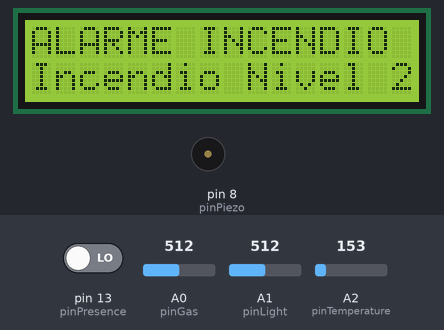
Simulated run of this sketch. Board: Arduino Uno, built with avr-gcc and run on an emulated ATmega328P. Shown: 16×2 character LCD, buzzer (waves = sounding, pin HIGH). Inputs (shaded band) come from the test bench; at power-on: pin 13 (pinPresence) LOW, A1 (pinLight) = 512, A2 (pinTemperature) = 153, A0 (pinGas) = 512. What the sketch prints to the serial monitor is not drawn.

Above: at 1.2 s.
1.3 s: pin 13 (pinPresence) driven HIGH
At 3.2 s:
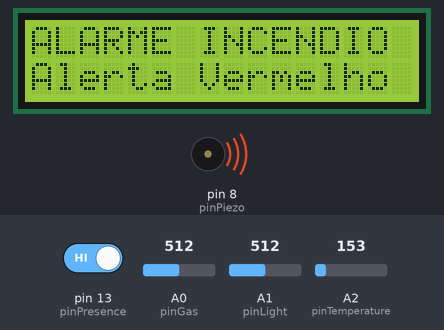
5.6 s: A1 (pinLight) set to 167
7.4 s: A1 (pinLight) set to 137
At 9.6 s:
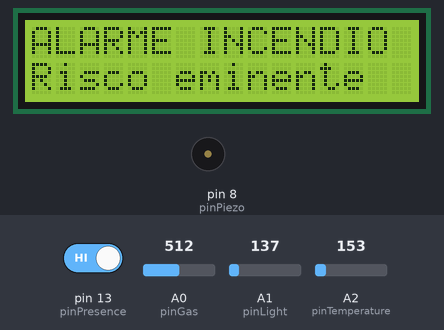
10.0 s: A2 (pinTemperature) set to 130
At 11.4 s:
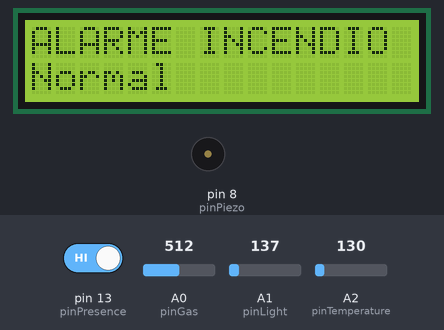
12.3 s: A2 (pinTemperature) set to 165
At 14.2 s:
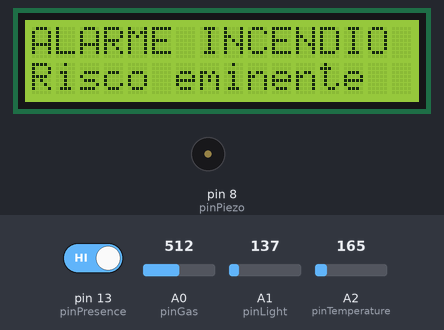
14.5 s: A0 (pinGas) set to 117
16.5 s: A0 (pinGas) set to 103
At 17.9 s:
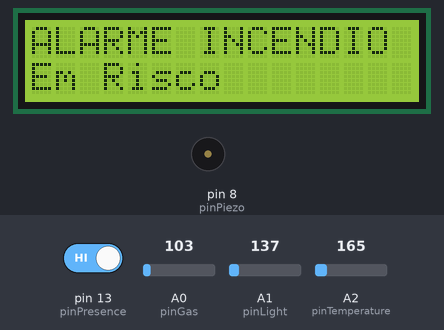
Timing chart, 0 to 19.5 s (numbered marks = the images above; inputs shaded):
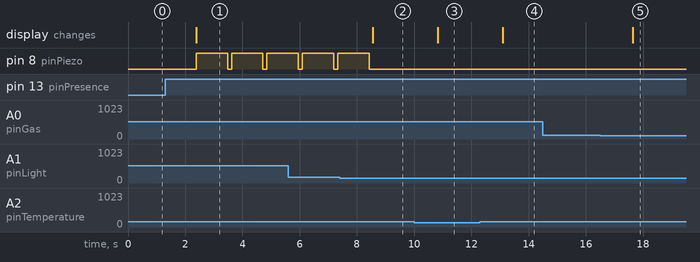

Measured:
- the behaviour switches between 153 and 152 on A1 (pinLight) (found by bisection; images 1 and 2)
- the behaviour switches between 142 and 141 on A2 (pinTemperature) (found by bisection; images 2 and 3)
- the behaviour switches between 112 and 111 on A0 (pinGas) (found by bisection; images 4 and 5)
- after the input at 1.3 s, pin 8 (pinPiezo): alternates HIGH for 1.1 s and LOW for 0.14 s, starting after 1.1 s; the display: changes after 1.1 s (image 1)
- after the input at 7.4 s, pin 8 (pinPiezo): goes on until 8.4 s, then stays LOW; the display: changes after 1.2 s (image 2)
- after the input at 10.0 s, the display: changes after 0.83 s (image 3)
- after the input at 12.3 s, the display: changes after 0.80 s (image 4)
- after the input at 14.5 s, every drawn part: stays the same
- after the input at 16.5 s, the display: changes after 1.1 s (image 5)

The sketch:

alarme-incendio.ino
```cpp
/*
  Faculdade Católica Salesiana Macaé
  Marcio da Silva Costa
    2020/2
  Laboratório de Sistemas Embarcados
*/

#include <LiquidCrystal.h>

const int rs = 12;
const int en = 11;
const int d4 = 5;
const int d5 = 4;
const int d6 = 3;
const int d7 = 2;
LiquidCrystal lcd(rs, en, d4, d5, d6, d7);

#define pinGas A0
const int MIN_GAS = 35;
const int MAX_GAS = 290;

#define pinLight A1
const int MIN_LIGHT = 0;
const int MAX_LIGHT = 255;

#define pinTemperature A2
const int MIN_TEMP = 15;
const int MAX_TEMP = 35;

#define pinPresence 13

#define pinPiezo 8

void setup()
{
  Serial.begin(9600);
  pinMode(pinPresence, INPUT);
  pinMode(pinPiezo, OUTPUT);

  lcd.begin(16, 2);
  lcd.print("ALARME INCENDIO");
}

void loop()
{
  // fisico -> min = 35  e max = 290; tinkercad -> min = 85 e max = 370 - gas >= 30%
  bool paramGas = gasAlarm(MIN_GAS, MAX_GAS, 30);

  // fisico -> min = 0  e max = 255; tinkercad -> min = 0 e max = 1010 - luz >= 60%
  bool paramLight = lightAlarm(MIN_LIGHT, MAX_LIGHT, 60);

  // fisico -> min = X  e max = X; tinkercad -> min = 15 e max = 35 - temp >= 20%
  bool paramTemperature = temperatureAlarm(MIN_TEMP, MAX_TEMP, 20);

  bool paramPresence = presenceAlarm();

  lcd.setCursor(0, 1);

  // Normal = gas -> 0, luz -> 0, temp -> 0
  // Em risco = gas -> 0, luz -> 0, temp -> 1
  // Risco eminente = gas -> 1, luz -> 0, temp -> 1
  // Incendio Nivel 1 = gas -> 0, luz -> 1, temp -> 1
  // Incendio Nivel 2 = gas -> 1, luz -> 1, temp -> 1
  // Alerta Vermelho = gas -> 0/1, luz -> 1, temp -> 1, presenca -> 1

  if (paramLight == true && paramTemperature == true && paramPresence == true){
      //Serial.println("Alerta Vermelho");
      lcd.print("Alerta Vermelho ");
      playPiezo(true);
  }
  else if (paramGas == false && paramLight == false && paramTemperature == true){
      //Serial.println("Em Risco");
      lcd.print("Em Risco       ");
  }
  else if (paramGas == true && paramLight == false && paramTemperature == true){
      //Serial.println("Risco eminente");
      lcd.print("Risco eminente ");
  }
  else if (paramGas == false && paramLight == true && paramTemperature == true){
      //Serial.println("Incendio Nivel 1");
      lcd.print("Incendio Nivel 1");
  }
  else if (paramGas == true && paramLight == true){
      //Serial.println("Incendio Nivel 2");
      lcd.print("Incendio Nivel 2");
  }
  else {
      //Serial.println("Normal");
      lcd.print("Normal          ");
  }

  delay(1000);
  playPiezo(false);
}

bool presenceAlarm(){
    bool value = digitalRead(pinPresence);
    serialPrint("[presence,", value == 1 ? "Movimento local" : "Sem movimento local", String(value), value, 1);
    return value;
}

bool temperatureAlarm(int min, int max, int percentage){
    float decimal = analogRead(pinTemperature);
    float voltTemperature = convertDecToVolt(decimal);
    float value = convertVoltToCelsius(voltTemperature);
    float cutValue = calculeCutValue(min, max, percentage);
    bool response = (value >= cutValue || value > max) ? true : false;
    serialPrint("[temp,", String(getPercentageOfValue(min, max, value)) + '%', String(value), response, 0);
    return response;
}

bool lightAlarm(int min, int max, int percentage){
    int value = analogRead(pinLight);
    float cutValue = calculeCutValue(min, max, percentage);
    bool response = value >= cutValue ? true : false;
    serialPrint("[light,", String(getPercentageOfValue(min, max, value)) + '%', String(value), response, 0);
    return response;
}

bool gasAlarm(int min, int max, int percentage){
    int value = analogRead(pinGas);
    float cutValue = calculeCutValue(min, max, percentage);
    bool response = value >= cutValue ? true : false;
    serialPrint("[gas,", String(getPercentageOfValue(min, max, value)) + '%', String(value), response, 0);
    return response;
}

float calculeCutValue(float min, float max, float percentage){
    float range = max - min;
    float result = range / 100 * percentage + min;
    return result;
}

float getPercentageOfValue(float min, float max, float value){
    float range = max - min;
    float percentage = (value-min) / (range / 100);
    if(percentage > 100) return 100;
    if(percentage < 0) return 0;
    return percentage;
}

float convertDecToVolt(float decimal){
    return (decimal / 1024) * 5;
}

float convertVoltToCelsius(float volt){
    return (volt - 0.5) * 100;
}

float convertCelsiusToFahrenheit(float celsius){
    return (celsius * 9 / 5) + 32;
}

void playPiezo(bool state){
    digitalWrite(pinPiezo, state == true ? HIGH : LOW);
    delay(100);
}

void serialPrint(String title, String valuePercentage, String valueReference, bool response, bool separator){
  Serial.print(title);
    Serial.print(valuePercentage);
    Serial.print(",");
    Serial.print(valueReference);
    Serial.print(",");
    Serial.print(response);
    Serial.print("];");
  if(separator) Serial.println();
}
```
